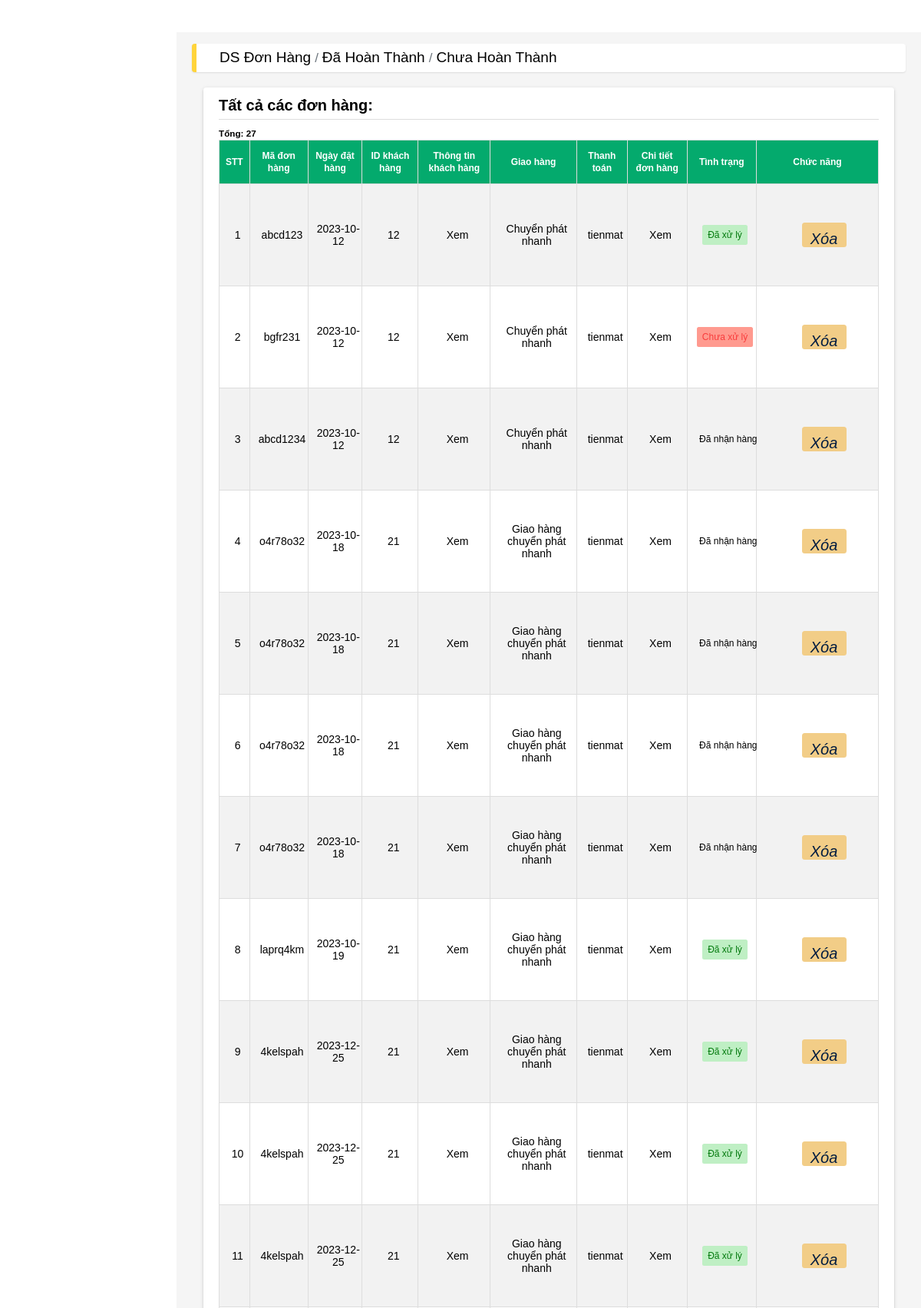
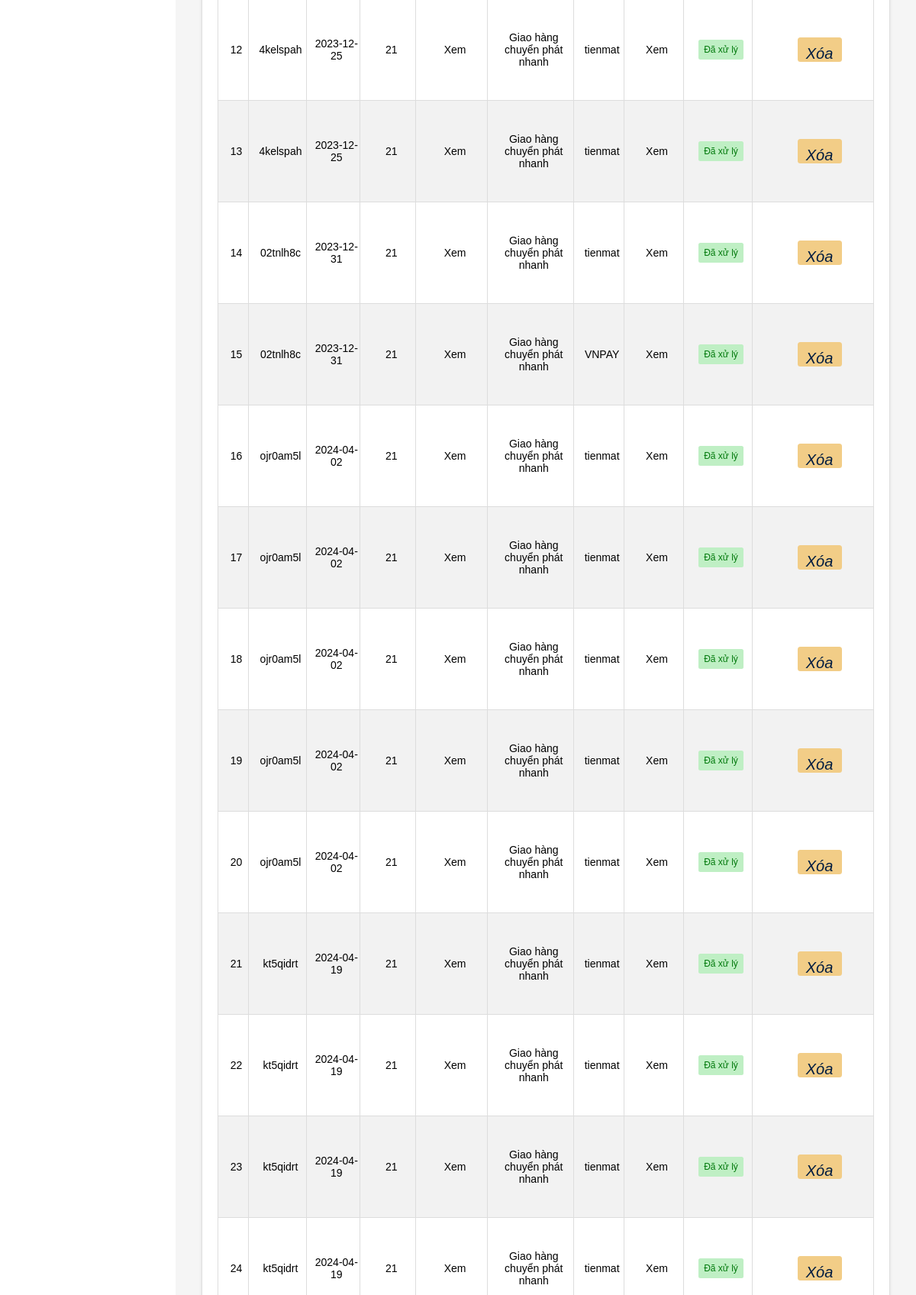
The app's page /admin/orderlistall.php (upper part) with its own data (2 pictures, top to bottom).
### tables this page shows
CREATE TABLE `tbl_payment` (
  `payment_id` int(11) NOT NULL,
  `code_oder` varchar(255) NOT NULL,
  `session_idA` varchar(255) DEFAULT NULL,
  `register_id` int(11) NOT NULL,
  `giaohang` varchar(255) NOT NULL,
  `thanhtoan` varchar(255) NOT NULL,
  `order_date` date NOT NULL,
  `status` varchar(255) NOT NULL
);

### admin/orderlistall.php (the view, shortened to what this page needs)
<!DOCTYPE html>
<html lang="en">
<head>
  <link rel="stylesheet" type="text/css" href="/css/main.css">
  <link rel="stylesheet" type="text/css" href="/css/base.css">
  <link rel="stylesheet" type="text/css" href="/css/css.css">
  <link rel="stylesheet" type="text/css" href="/css/error_page.css">
  <link rel="stylesheet" type="text/css" href="/css/style.css">
  <link rel="stylesheet" type="text/css" href="/css/responsive.scss">
  <link rel="stylesheet" type="text/css" href="/css/util.css">
  <link rel="stylesheet" type="text/css" href="/themify-icons-font/themify-icons/themify-icons.css">
</head>
<body>
</body>
</html>
<?php
     function show_orderAll(){
        $conn = mysqli_connect("localhost","root","","cuahangtienloi");
        $query = "SELECT * FROM tbl_payment ";
        $result = mysqli_query($conn,$query);
        return $result;
    }
?>
      <main class="app-content">
        <div class="app-title">
            <ul class="app-breadcrumb breadcrumb side">
            <li class="breadcrumb-item active"><a href="orderlistall.php"><b>DS đơn hàng</b></a></li>
                <li class="breadcrumb-item active"><a href="orderlistdone.php"><b>Đã hoàn thành</b></a></li>
                <li class="breadcrumb-item active"><a href="orderlist.php"><b>Chưa hoàn thành</b></a></li>
            </ul>
        </div>
        <div class="row">
            <div class="col-md-12">
                <div class="tile">
                    <div class="tile-body">
                        <div class="row element-button">
                           <h1>Tất cả các đơn hàng:</h1>
                        </div>
                        <div>
                          <table id="customers">
                            <tr>
                              <th>STT</th>
                              <th>Mã đơn hàng</th>
                              <th>Ngày đặt hàng</th>
                              <th>ID khách hàng</th>
                              <th>Thông tin khách hàng</th>
                              <th>Giao hàng</th>
                              <th>Thanh toán</th>
                              <th>Chi tiết đơn hàng</th>
                              <th>Tình trạng</th>
                              <th>Chức năng</th>
                            </tr>
                            <?php
                            $show_orderAll = show_orderAll();
                             if($show_orderAll){$i=0;while($result = $show_orderAll->fetch_assoc()){$i++;
                            ?>
                          <tr>
                            <td> <?php echo $i ?></td>
                            <td><?php $ma = substr($result['session_idA'],0,8); echo $ma   ?></td>
                            <td><?php echo $result['order_date']?></td>
                            <td><?php echo $result['register_id']?></td>
                            <td class="td-list"><a href="register.php?registerid=<?php echo $result['register_id'] ?>"> Xem </a></td>
                            <td><?php echo $result['giaohang']  ?></td>
                            <td><?php echo $result['thanhtoan']  ?></td>
                            <td class="td-list"><a href="orderdetail.php?order_ma=<?php echo $result['session_idA'] ?>"> Xem </a></td>
                            <td> <?php if($result['status']=='0'){
                                            echo '<span class="badge bg-danger">Chưa xử lý</span>';
                                          }elseif($result['status']== 1){
                                            echo '<span class="badge bg-success">Đã xử lý</span>';
                                          }else {
                                            echo '<span class="badge bg-confirmid">Đã nhận hàng</span>';
                                        }
                                   ?>
                              </td>
                            <td><a href="orderdelete.php?session_idA=<?php echo $result['session_idA'] ?>" onclick="return confirm('Đơn hàng sẽ bị xóa vĩnh viễn, bạn có chắc muốn tiếp tục không?');" class="btn btn-edit" type="button" title="Xóa"><i class="fas ti-trash">Xóa</i></a>
                          </td>
                          </tr>
                          <?php
                            }echo "<h3>Tổng:  ".$i."</h3>";}
                          ?>
                          </table>
                        </div>
                    </div>
                </div>
            </div>
        </div>
    </main>
</body>
</html>

### css/main.css (style rules this page uses)
#customers { font-family: Arial, Helvetica, sans-serif; border-collapse: collapse; width: 100%; }
#customers td { padding-left: 1% !important; border: 1px solid #ddd; }
#customers th { border: 1px solid #ddd; padding: 8px; }
#customers tr:nth-child(even) { background-color: #f2f2f2; }
#customers th { padding-top: 12px; padding-bottom: 12px; background-color: #04AA6D; color: white; font-size: 12px; }

### css/base.css (style rules this page uses)
:root { --primary-color: rgb(243, 40, 40); --white-color: #fff; --black-color: #000; --text-color: #333; --border-color: #dbdbdb; --star-color: #FFCE3E; --blue-color: #409de3; --header-height: 120px; --navbar-height: 34px; --main-text-font: Arial, Helvetica, sans-serif; --header-with-search-height: calc(var(--header-height) - var(--navbar-height)); }
* { box-sizing: inherit; }
html { font-size: 62.5%; line-height: 1.6rem; font-family: var(--main-text-font); box-sizing: border-box; background-color: #F5F5F5; }
.row { width: 1600px; max-width: 100%; margin: 0 auto; }
li { list-style: none; }
a { text-decoration: none; color: var(--black-color); }
.btn { min-width: 36px; height: 32px; text-decoration: none; border: none; border-radius: 3px; font-size: 1.4rem; padding: 0 12px; outline: none; cursor: pointer; color: var(--text-color); display: inline-flex; align-items: center; justify-content: center; line-height: 1.6rem; }

### css/css.css (style rules this page uses)
* { margin: 0; padding: 0; box-sizing: border-box; outline: none; }

### css/style.css (style rules this page uses)
body { margin: 0 auto; }
.active { background-color: #333333; }

### css/util.css (style rules this page uses)
:root { --main-text-font: Arial, Helvetica, sans-serif; --main_color: #001C40; --main_bg: #FFD43B; --main_bg_color: #f5d870; --login_bg: #001C40; --white_bg:#ffffff; --onehundred_percent:100%; --black_color:#000; --back_bg:#000000; --margin_0:0px; --padding_0:0px; --none:none; --transparent:transparent; --font_14:14px; --font_13:13px; --font_15:15px; --font_17:17px; --font-22:22px; --nine-900:900; --center:center; --one_five:1.5; --radius_5px:.357rem; --vh_100:100vh; --h_45:45px; --auto:auto; --w_960px: 960px; --w_316:316px; --w_500: 500; --w300:300px; --flex-element:flex; --wrap-element:wrap; --radius_10:10px; --px_1:1px; --e_flex:flex; --shadow-form:1px 1px 10px #00000070; --hidden-element:hidden; --bg-cover:cover; --cursor_pointer:pointer; --p_wrap_login:100px 100px 50px 100px; --shadow_login:0px 0px 20px 0px #0000003b; }
* { margin: var(--margin_0); padding: var(--padding_0); box-sizing: border-box; }
b { font-weight: var(--none) !important; font-size: 19px; }
a { text-decoration: none; }
body, html { height: var(--onehundred_percent); font-family: var(--main-text-font); background: var(--white_bg); }
.symbol-input100 i,.fas { color: var(--main_color) !important; font-size: 20px; }

### records on screen
tbl_payment: session_idA "abcd123", order_date "2023-10-12", register "12", giaohang "Chuyển phát nhanh", thanhtoan "tienmat", status "Đã xử lý"
tbl_payment: session_idA "bgfr231", order_date "2023-10-12", register "12", giaohang "Chuyển phát nhanh", thanhtoan "tienmat", status "Chưa xử lý"
tbl_payment: session_idA "abcd1234", order_date "2023-10-12", register "12", giaohang "Chuyển phát nhanh", thanhtoan "tienmat", status "Đã nhận hàng"
tbl_payment: session_idA "o4r78o32", order_date "2023-10-18", register "21", giaohang "Giao hàng chuyển phát nhanh", thanhtoan "tienmat", status "Đã nhận hàng"
tbl_payment: session_idA "o4r78o32", order_date "2023-10-18", register "21", giaohang "Giao hàng chuyển phát nhanh", thanhtoan "tienmat", status "Đã nhận hàng"
tbl_payment: session_idA "o4r78o32", order_date "2023-10-18", register "21", giaohang "Giao hàng chuyển phát nhanh", thanhtoan "tienmat", status "Đã nhận hàng"
tbl_payment: session_idA "o4r78o32", order_date "2023-10-18", register "21", giaohang "Giao hàng chuyển phát nhanh", thanhtoan "tienmat", status "Đã nhận hàng"
tbl_payment: session_idA "laprq4km", order_date "2023-10-19", register "21", giaohang "Giao hàng chuyển phát nhanh", thanhtoan "tienmat", status "Đã xử lý"
tbl_payment: session_idA "4kelspah", order_date "2023-12-25", register "21", giaohang "Giao hàng chuyển phát nhanh", thanhtoan "tienmat", status "Đã xử lý"
tbl_payment: session_idA "4kelspah", order_date "2023-12-25", register "21", giaohang "Giao hàng chuyển phát nhanh", thanhtoan "tienmat", status "Đã xử lý"
tbl_payment: session_idA "4kelspah", order_date "2023-12-25", register "21", giaohang "Giao hàng chuyển phát nhanh", thanhtoan "tienmat", status "Đã xử lý"
tbl_payment: session_idA "4kelspah", order_date "2023-12-25", register "21", giaohang "Giao hàng chuyển phát nhanh", thanhtoan "tienmat", status "Đã xử lý"
tbl_payment: session_idA "4kelspah", order_date "2023-12-25", register "21", giaohang "Giao hàng chuyển phát nhanh", thanhtoan "tienmat", status "Đã xử lý"
tbl_payment: session_idA "02tnlh8c", order_date "2023-12-31", register "21", giaohang "Giao hàng chuyển phát nhanh", thanhtoan "tienmat", status "Đã xử lý"
tbl_payment: session_idA "02tnlh8c", order_date "2023-12-31", register "21", giaohang "Giao hàng chuyển phát nhanh", thanhtoan "VNPAY", status "Đã xử lý"
tbl_payment: session_idA "ojr0am5l", order_date "2024-04-02", register "21", giaohang "Giao hàng chuyển phát nhanh", thanhtoan "tienmat", status "Đã xử lý"
tbl_payment: session_idA "ojr0am5l", order_date "2024-04-02", register "21", giaohang "Giao hàng chuyển phát nhanh", thanhtoan "tienmat", status "Đã xử lý"
tbl_payment: session_idA "ojr0am5l", order_date "2024-04-02", register "21", giaohang "Giao hàng chuyển phát nhanh", thanhtoan "tienmat", status "Đã xử lý"
tbl_payment: session_idA "ojr0am5l", order_date "2024-04-02", register "21", giaohang "Giao hàng chuyển phát nhanh", thanhtoan "tienmat", status "Đã xử lý"
tbl_payment: session_idA "ojr0am5l", order_date "2024-04-02", register "21", giaohang "Giao hàng chuyển phát nhanh", thanhtoan "tienmat", status "Đã xử lý"
tbl_payment: session_idA "kt5qidrt", order_date "2024-04-19", register "21", giaohang "Giao hàng chuyển phát nhanh", thanhtoan "tienmat", status "Đã xử lý"
tbl_payment: session_idA "kt5qidrt", order_date "2024-04-19", register "21", giaohang "Giao hàng chuyển phát nhanh", thanhtoan "tienmat", status "Đã xử lý"
tbl_payment: session_idA "kt5qidrt", order_date "2024-04-19", register "21", giaohang "Giao hàng chuyển phát nhanh", thanhtoan "tienmat", status "Đã xử lý"
tbl_payment: session_idA "kt5qidrt", order_date "2024-04-19", register "21", giaohang "Giao hàng chuyển phát nhanh", thanhtoan "tienmat", status "Đã xử lý"

### other values on screen
$i "27"
